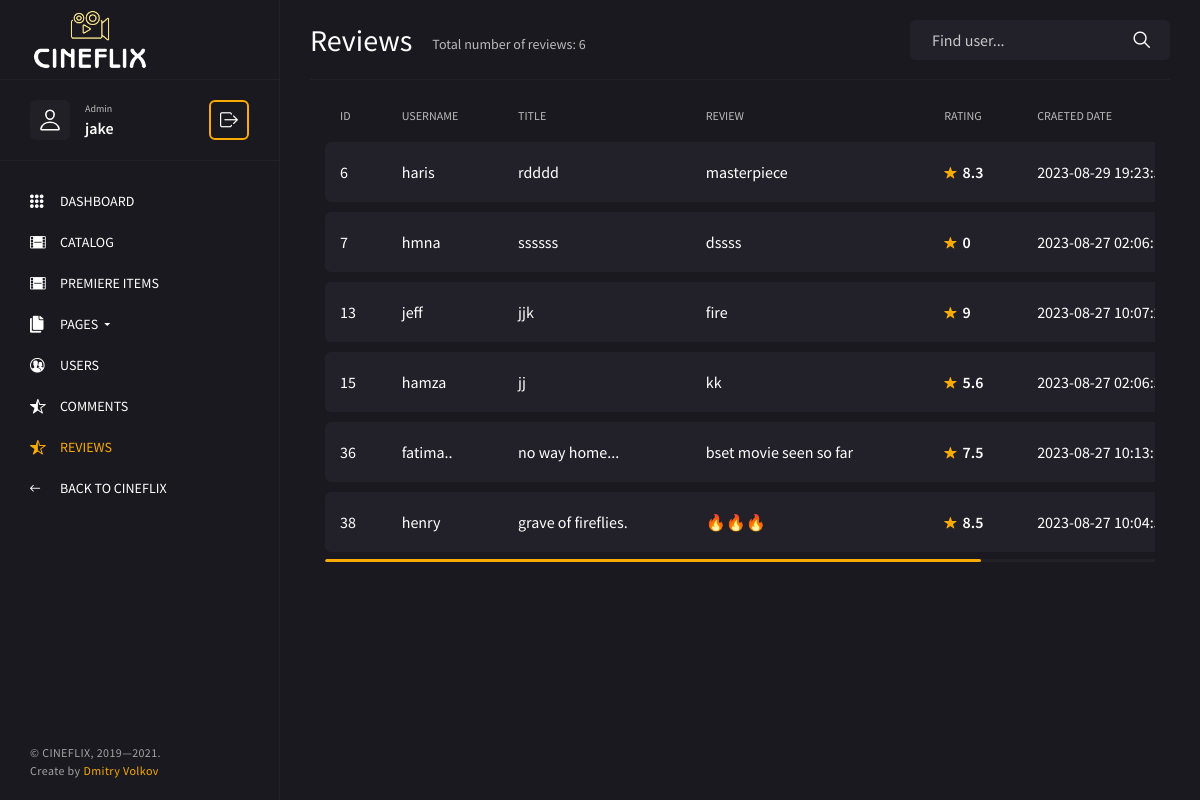
The app's page /admin/reviews.php (signed in) with its own data.
### tables this page shows
CREATE TABLE `review_detail` (
  `u_id` int(11) NOT NULL,
  `u_name` varchar(30) NOT NULL,
  `title` varchar(255) NOT NULL,
  `review` varchar(255) NOT NULL,
  `rating` double NOT NULL,
  `review_time` timestamp NOT NULL DEFAULT current_timestamp() ON UPDATE current_timestamp()
);

### admin/reviews.php (the view, shortened to what this page needs)
<!DOCTYPE html>
<html lang="en">
<head>
    <link rel="stylesheet" href="css/bootstrap-reboot.min.css">
    <link rel="stylesheet" href="css/bootstrap-grid.min.css">
    <link rel="stylesheet" href="css/magnific-popup.css">
    <link rel="stylesheet" href="css/jquery.mCustomScrollbar.min.css">
    <link rel="stylesheet" href="css/select2.min.css">
    <link rel="stylesheet" href="css/ionicons.min.css">
    <link rel="stylesheet" href="css/admin.css">
</head>
<body>
    <div class="sidebar">
        <a href="index.php" class="sidebar__logo">
            <img src="img/123.png" alt="">
        </a>
        <div class="sidebar__user">
            <div class="sidebar__user-img">
                <img src="img/user.svg" alt="">
            </div>
            <div class="sidebar__user-title">
                <span>Admin</span>
                <?php if (isset($_SESSION['name'])) { ?>
                    <p><?php echo $_SESSION['name']; ?></p>
                <?php
                }
                ?>
            </div>
            <button class="sidebar__user-btn" type="button">
                <i class="icon ion-ios-log-out"></i>
            </button>
        </div>
        <div class="sidebar__nav-wrap">
            <ul class="sidebar__nav">
                <li class="sidebar__nav-item">
                    <a href="index.php" class="sidebar__nav-link"><i class="icon ion-ios-keypad"></i> <span>Dashboard</span></a>
                </li>
                <li class="sidebar__nav-item">
                    <a href="catalog.php" class="sidebar__nav-link"><i class="icon ion-ios-film"></i> <span>Catalog</span></a>
                </li>
                <li class="sidebar__nav-item">
					<a href="premiere_item.php" class="sidebar__nav-link sidebar__nav-link"><i class="icon ion-ios-film"></i> <span>Premiere Items</span></a>
				</li>
                <li class="sidebar__nav-item">
                    <a class="sidebar__nav-link" data-toggle="collapse" href="#collapseMenu" role="button" aria-expanded="false" aria-controls="collapseMenu"><i class="icon ion-ios-copy"></i> <span>Pages</span> <i class="icon ion-md-arrow-dropdown"></i></a>
                </li>
                <li class="sidebar__nav-item">
                    <a href="users.php" class="sidebar__nav-link"><i class="icon ion-ios-contacts"></i> <span>Users</span></a>
                </li>
                <li class="sidebar__nav-item">
                    <a href="comments.php" class="sidebar__nav-link "><i class="icon ion-ios-star-half"></i> <span>Comments</span></a>
                </li>
                <li class="sidebar__nav-item">
                    <a href="reviews.php" class="sidebar__nav-link sidebar__nav-link--active"><i class="icon ion-ios-star-half"></i> <span>Reviews</span></a>
                </li>
                <li class="sidebar__nav-item">
                    <a href="https://cineflix.volkovdesign.com/main/index.php" class="sidebar__nav-link"><i class="icon ion-ios-arrow-round-back"></i> <span>Back to CineFlix</span></a>
                </li>
            </ul>
        </div>
        <div class="sidebar__copyright">© CINEFLIX, 2019—2021. <br>Create by <a href="https://themeforest.net/user/dmitryvolkov/portfolio" target="_blank">Dmitry Volkov</a></div>
    </div>
    <main class="main">
        <div class="container-fluid">
            <div class="row">
                <div class="col-12">
                    <div class="main__title">
                        <h2>Reviews</h2>
                        <?php
                        include('conn.php');
                        $sql9 = "SELECT COUNT(*) AS review_count FROM review_detail";
                        $result9 = mysqli_query($conn, $sql9);
                        if ($result9) {
                            $row9 = mysqli_fetch_array($result9);
                            $review_count = $row9["review_count"];
                            echo '<span class="main__title-stat">Total number of reviews: ' . $review_count . '</span>';
                        } else {
                            echo "Error in query: " . mysqli_error($conn);
                        }
                        ?>
                        <div class="main__title-wrap">
                            <form class="main__title-form" method="post">
                                <input type="text" name="query" placeholder="Find user...">
                                <button type="submit" name="submit">
                                    <i class="icon ion-ios-search"></i>
                                </button>
                            </form>
                        </div>
                    </div>
                </div>
            </div>
            <div class="col-12">
                <div class="main__table-wrap">
                    <table class="main__table">
                        <thead>
                            <tr>
                                <th>ID</th>
                                <th>USERNAME</th>
                                <th>TITLE</th>
                                <th>REVIEW</th>
                                <th>RATING</th>
                                <th>CRAETED DATE</th>
                            </tr>
                        </thead>
                        <tbody>
                            <?php
                            include('conn.php');
                            $sql = "SELECT * FROM `review_detail` ORDER BY u_id ASC;";
                            $result = mysqli_query($conn, $sql);
                            while ($row = mysqli_fetch_array($result)) {
                            ?>
                                <tr>
                                    <td>
                                        <div class="main__table-text"><?php echo $row[0] ?></div>
                                    </td>
                                    <td>
                                        <div class="main__table-text"><?php echo $row[1] ?></a></div>
                                    </td>
                                    <td>
                                        <div class="main__table-text"><?php echo $row[2] ?></div>
                                    </td>
                                    <td>
                                        <div class="main__table-text"><?php echo $row[3] ?></div>
                                    </td>
                                    <td>
                                        <div class="main__table-text main__table-text--rate"><i class="icon ion-ios-star"></i> <?php echo $row[4] ?></div>
                                    </td>
                                    <td>
                                        <div class="main__table-text"><?php echo $row[5] ?></div>
                                    </td>
                                    <td>
                                        <div class="main__table-btns">
                                        <?php
                                    }
                                        ?>
                                        </div>
                                    </td>
                                </tr>
                        </tbody>
                    </table>
                </div>
            </div>
        </div>
    </main>
</body>
</html>

### records on screen
review_detail: u_id "6", u_name "haris", title "rdddd", review "masterpiece", rating "8.3", review_time "2023-08-29…"
review_detail: u_id "7", u_name "hmna", title "ssssss", review "dssss", rating "0", review_time "2023-08-27…"
review_detail: u_id "13", u_name "jeff", title "jjk", review "fire", rating "9", review_time "2023-08-27…"
review_detail: u_id "15", u_name "hamza", title "jj", review "kk", rating "5.6", review_time "2023-08-27…"
review_detail: u_id "36", u_name "fatima..", title "no way home...", review "bset movie seen so far", rating "7.5", review_time "2023-08-27…"
review_detail: u_id "38", u_name "henry", title "grave of fireflies.", review "🔥🔥🔥", rating "8.5", review_time "2023-08-27…"

### other values on screen
$_SESSION['name'] "jake"
$review_count "6"
